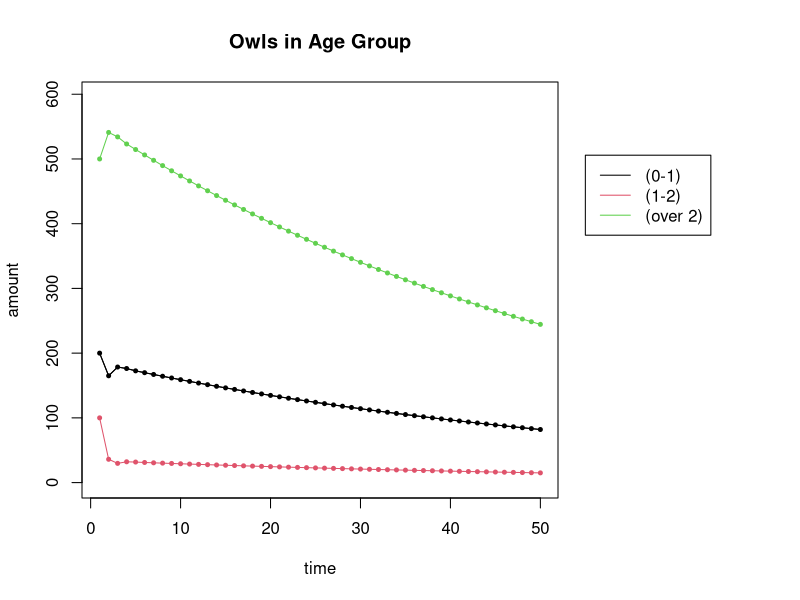
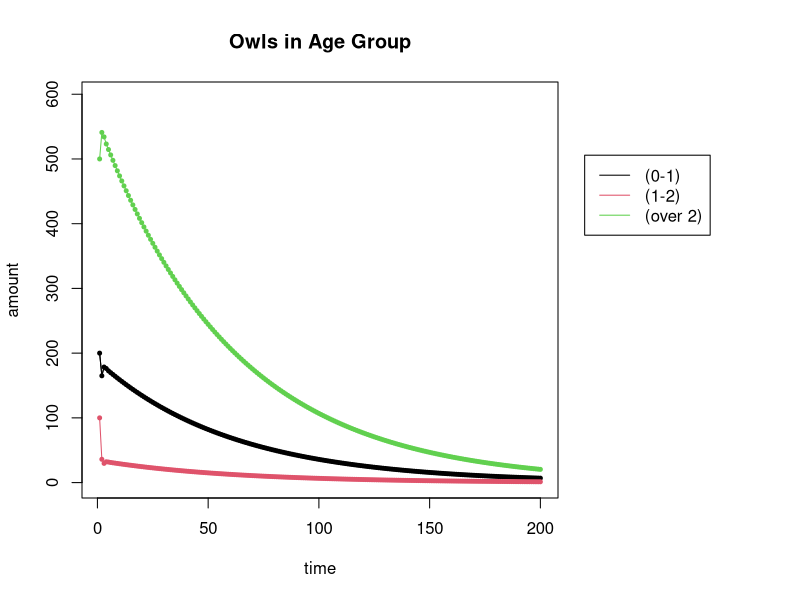
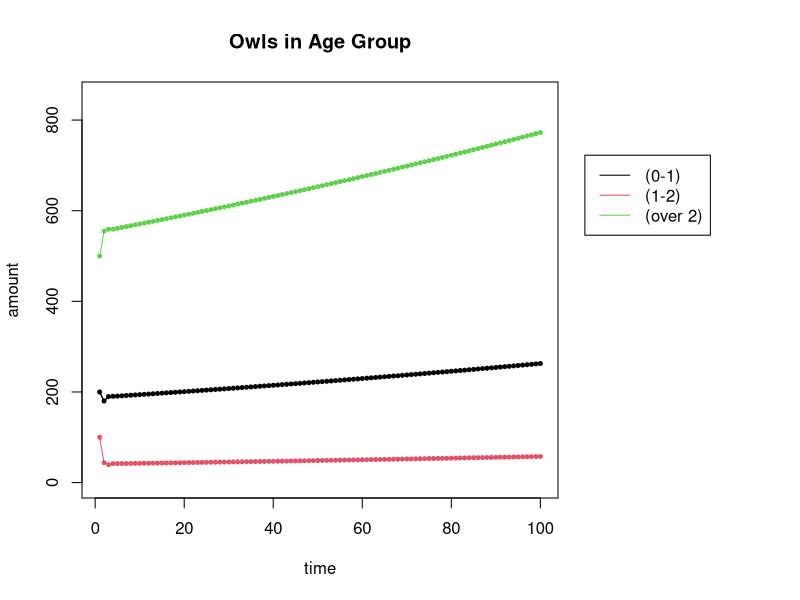
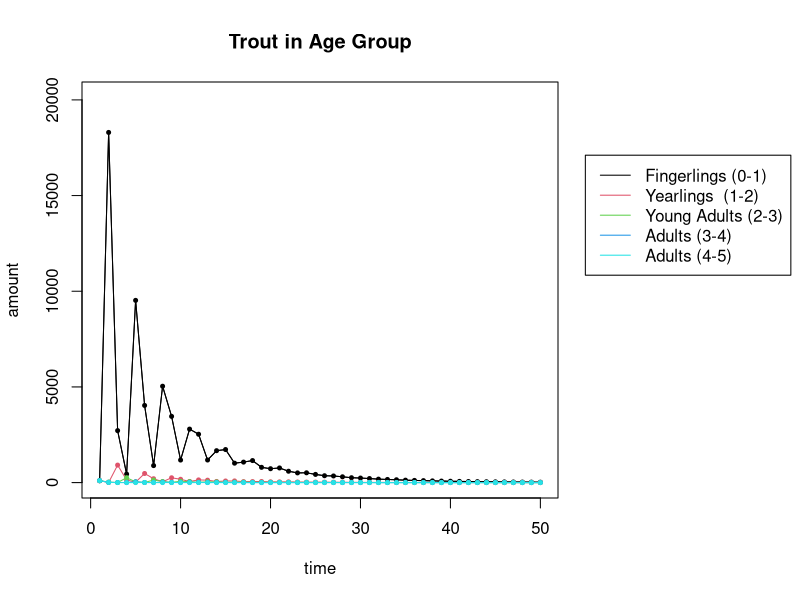
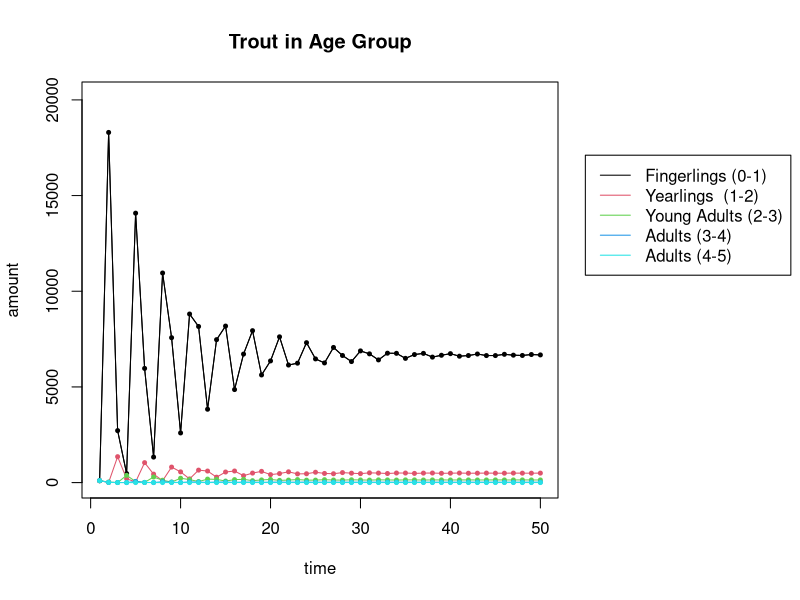

Write the R code that produced these figures, in order.
## ---- chunk 1

# run this command to load some practical math functions
require(pracma)

get_trajectory <- function(A, start, N) {
    ### this code follows the populations for N steps
  m = dim(A)[1]  # m is the number of rows of L
  X = matrix(0, nrow=m, ncol=N)  #  Store the results in a (m x N) matrix called X
  X[,1] = start  # put start in the first column of X
  
  # loop N times and put your results in X
  for (i in 2:N) {
    X[,i] = A %*% X[,i-1] 
  }
  
  return(X)
}


plot_trajectory <- function(X, title, types) {

  m = dim(X)[1]
  N = dim(X)[2]

  t = seq(1,N)  # time

  print(dim(X))
  print(dim(t))
    
  # Expand right side of clipping rect to make room for the legend
  par(xpd=T, mar=par()$mar+c(0,0,0,10))
  
  ymin = min(0, 1.1 * min(X))
  ymax = max(0, 1.1 * max(X))
  
  # Plot graph 
  plot(t, X[1,], type='l', col=1, ylim=c(ymin,ymax), ylab="amount", xlab="time",  main=title)
  
  for (i in 1:m) {
    lines(t, X[i,], col=i)
    points(t,X[i,], col=i, pch=20, cex=.8)
  }
  
  # Plot legend where you want
  legend(N *1.1, ymax * .85, types, col=1:m, lty = 1)
  
  # Restore default clipping rect
  par(mar=c(5, 4, 4, 2) + 0.1)
}

## ---- chunk 2
L = cbind(c(0,.18,0),c(0,0,.71),c(.33,0,.94)) # the Leslie Matrix
L
start = c(200,100,500)  # the starting distribution
N = 50  # N is the number of iterations

X = get_trajectory(L, start, N)

plot_trajectory(X, "Owls in Age Group", c("(0-1)", "(1-2)", "(over 2)"))

## ---- chunk 3

N = 200  # N is the number of iterations

X = get_trajectory(L, start, N)

plot_trajectory(X, "Owls in Age Group",  c("(0-1)", "(1-2)", "(over 2)"))
## ---- chunk 4
# your code goes here
eigen(L)
## ---- chunk 5
# Uncomment the next line and create this matrix 
# L = 

L = cbind(c(0,.22,0),c(.15,0,.85),c(.33,0,.94)) # the Leslie Matrix
L
start = c(200,100,500)
N = 100 

X = get_trajectory(L, start, N)

plot_trajectory(X, "Owls in Age Group", c("(0-1)", "(1-2)", "(over 2)"))

## ---- chunk 6

finalpop = X[,N]
finalpop = finalpop/sum(finalpop)

vec = as.numeric(eigen(L)$vectors[,1])
vec = vec/sum(vec)



tabledata = cbind(finalpop,vec)

tableframe = data.frame(tabledata)
names(tableframe) = c('population', 'eigenvector')
rownames(tableframe) = c('juveniles','subadults','adults')

knitr::kable(
  tableframe, booktabs = TRUE,
  caption = 'Ratios of vector entries'
)
## ---- chunk 7
eigen(L)$values[1]
## ---- chunk 8
L = cbind(c(0,.05,0,0,0),c(0,0,.28,0,0),c(37,0,0,.16,0),c(64,0,0,0,.08),c(82,0,0,0,0.00))
L
## ---- chunk 9
# your code goes here

eigen(L)

## ---- chunk 10

start = c(100,100,100,100,100)  # the starting distribution
N = 50              # N is the number of iterations

X = get_trajectory(L, start, N)

plot_trajectory(X, "Trout in Age Group", c("Fingerlings (0-1)", "Yearlings  (1-2)", "Young Adults (2-3)","Adults (3-4)","Adults (4-5)"))


## ---- chunk 11

# update the fingerling to yearling survival rate
L = cbind(c(0,.074,0,0,0),c(0,0,.28,0,0),c(37,0,0,.16,0),c(64,0,0,0,.08),c(82,0,0,0,0.00))
L

## do your eigenvalue/eigenvector analysis here
eigensys = eigen(L)
val = eigensys$values[1]
vec = eigensys$vectors[,1]

val
vec/sum(vec)

## ---- chunk 12

start = c(100,100,100,100,100)  # the starting distribution
N = 50              # N is the number of iterations

X = get_trajectory(L, start, N)

plot_trajectory(X, "Trout in Age Group", c("Fingerlings (0-1)", "Yearlings  (1-2)", "Young Adults (2-3)","Adults (3-4)","Adults (4-5)"))

